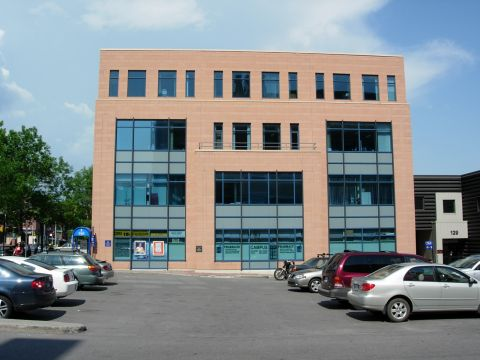
//> input picture Opencv-test/Opencv-test/building.jpg, 480 x 360 px
$ ./main   (built with g++ and OpenCV 4)
//> lines starting //> are read from the running program, lines starting //| are printed output that depends on the picture
//
//  main.cpp
//  Opencv-test
//
//  Created by 孟莹 on 16/2/10.
//  Copyright © 2016年 孟莹. All rights reserved.
//
#include "opencv2/core/core.hpp"
#include "opencv2/imgproc/imgproc.hpp"
#include "opencv2/highgui/highgui.hpp"
#include <iostream>
#include <opencv2/opencv.hpp>
#include <math.h>
#include <stdlib.h>
#include <stdio.h>
#include<opencv2/opencv.hpp>
#include<opencv/highgui.h>
#include<opencv/cv.h>


#define GAUS_LEVELS 9
#define Num_Of_Local_Maxima 12

#define GRAD_0 0
#define GRAD_45 1
#define GRAD_90 2
#define GRAD_135 3

using namespace std;

/*
 funktion: imshow
 description: display an image, wait until any keypress
 calls: imshow and waitKey
 input: an image(transformed in matrix)
 output: an image named TEST
 return: void
 others: no
*/

double angle2radian(const double &a){
    return a *  CV_PI / 180.;
}

void imshow(const cv::Mat &image)
{
    cv::imshow("TEST", image);
    cv::waitKey(0);
}

/*
 funktion: createGausParymids
 description: use it to create a Gaussian parymids of image src, named m with n levels.
 calls: cv::resize
 input:
    scr: an image(transformed in matrix);
    m: the name of the parymid;
    n: the whole level of this parymid.
 output: a parymid with n levels.
 return: void
 others: (640, 480) is the size I want to resize.
 */

//产生一个n层的高斯金字塔

void createGausParymids(const cv::Mat &src, vector<cv::Mat> &m, const int &n)
{
    cv::Mat p1;
    cv::resize(src, p1, cv::Size(640,480), 0, 0, CV_INTER_LINEAR);
    m.push_back(p1);
    cv::Mat dst;
    for(int i = 0;i < n - 1;i++)
    {
        pyrDown(p1, dst, cv::Size(p1.cols/2, p1.rows/2));
        p1 = dst;
        m.push_back(p1);
    }
}

/*
 funktion: showGausParymids
 description: to display a Gaussian parymid and the information of each level(width and height).
 calls: cv::imshow
 input:
    m: the name of a ceated parymid.
 output: the parymid m
 return: void
 others: no
 */

//显示所产生的高斯金字塔以及它的长宽

// [11 lines left out: function showGausParymids, not called in this run]

/*
 funktion: getLevelofGausParymids
 description: to get the image from the assigned level of parymid
 calls: no
 input:
    m: the name of the parymid;
    level: the image of which level you want to see.
 output: the image you want
 return: no
 others: no
 */

//得到具体某一层的图片信息

cv::Mat getLevelofGausParymids(const vector<cv::Mat> &m, const int &level)
{
    int n;
    if(level > m.size())
        n = m.size();
    else if (level < 0)
        n = 0;
    else
        n = level;
    return m[n];
}

/*
 funktion: getAGaborKernel
 description: this funktion is used to create a gabor kernel
 calls: no
 input:
    ksize: the size of the kernel;
    sigma: standard deviation of the Gaussian envelope, sigma = 0.56*lambd;
    theta: orientation (in this programm I need 0 grad, 45 grad, 90 grad, 135 grad);
    lambd: wavelength;
    gamma: spatial aspect ratio, usually 0.5;
    psi: phase offset.
 output: a gabor kernel
 return: kernel
 others: no
 */

//得到Gabor滤波器的核

cv::Mat getAGaborKernel(cv::Size ksize, double sigma, double theta, double lambd, double gamma, double 	psi )
{

    int x,y;
    double xtemp, ytemp, temp1, temp2;
    double m_sigma = sigma;
    double m_theta = angle2radian(theta);
    double m_lambd = lambd;
    double m_gamma = gamma;
    double m_psi = psi;
    cv::Mat kernel(ksize.width, ksize.height, CV_64F);


    for(int i = 0; i < ksize.height; i++)
    {
        for(int j = 0; j < ksize.width; j++)
        {
            x = j - ksize.width/2;
            y = ksize.height/2 - i ;

            xtemp = (double)x*cos(m_theta) + (double)y*sin(m_theta);
            ytemp = (double)y*cos(m_theta) - (double)x*sin(m_theta);

            temp1 = exp(-(pow(xtemp, 2)+ pow(m_gamma*ytemp, 2))/(2*pow(m_sigma, 2)));
            temp2 = cos(2*CV_PI*xtemp/m_lambd + m_psi);


            kernel.at<double>(i, j)= temp1 * temp2; //使用.at访问Matrix中的指定数据
        }

    }
    return kernel;
}

/*
 funktion: acrossScaleDiff
 description: caculate the acress scale difference between two images.
 calls: cv::resize, cv::absdiff
 input:
    scr1: input image 1;
    scr2: input image 2;
    dst: the result of across scale difference between scr1 and scr2.
 output: the result of across scale difference between scr1 and scr2
 return: void
 others: no
 */

//描述center-surround operation（across-scale difference）的具体操作; 将scr2变到和scr1一样的大小，然后进行点对点的减操作。

void acrossScaleDiff(const cv::Mat &scr1, const cv::Mat &scr2, cv::Mat &dst)
{
    double scale = 1;
    cv::Size ksize = cv::Size(scr1.cols * scale, scr1.rows * scale);

    cv::Mat temp = cv::Mat(ksize,CV_32F);
    cv::resize(scr2, temp, ksize, 0, 0, cv::INTER_LINEAR); //scr2通过插值法变得和scr1一样大，含有相同数目的像素值
    dst = abs(scr1 - temp);
   // cv::subtract(scr1, temp, dst); //对scr1和temp(变得和scr1一样大的scr2)进行逐点相减，取绝对值

}

/*
 funktion:
 description:
 calls:
 input:
 output:
 return:
 others:
 */
//找到矩阵中第二大的值，先找到最大值，然后取零，再找一遍最大值。
double FindSecondMaxima(cv::Mat I) //值传递，不能用const，因为里面的I用了两遍，第二遍的时候改变了，不能用&，因为不能改变，只是暂时改变，只需要值，不需要改变的矩阵。
{
    double minVal, maxVal,secondMaxima;
    double *minp = &minVal;
    double *maxp = &maxVal;
    double *secondMaxp = &secondMaxima;
    cv::minMaxLoc(I, minp, maxp);
    for(int i = 0; i < I.rows; i++)
    {
        for(int j = 0; j < I.cols; j++)
        {
            if(I.at<double>(i, j) == 1)
                I.at<double>(i, j) = 0;

        }
    }
    cv::minMaxLoc(I, minp, secondMaxp);
    return secondMaxima;

}

/*
 funktion:
 description:
 calls:
 input:
 output:
 return:
 others:
 */

void N_Operation(const cv::Mat &src, cv::Mat &temp)
{
    //cv::Mat temp;
    cv::Mat I;
    vector <cv::Mat> partOfOriginalImage;
    double localMaxima = 0.0;
    double localMaxima_avg = 0.0;

    //cv::normalize(src, dst, 1.0, 0.0, cv::NORM_MINMAX);
    cv::normalize(src, temp, 0, 1, cv::NORM_MINMAX, CV_64F);//归一化
    // [16 lines of commented-out code are left out]

    for (int r = 0; r < temp.rows; r += temp.rows/6 )
    {
        for (int c = 0; c < temp.cols; c += temp.cols/8 )
        {
            I = temp(cv::Range(r, min(r + temp.rows/6, temp.rows)), cv::Range(c, min(c + temp.cols/8, temp.cols)));

            partOfOriginalImage.push_back(I);
            localMaxima += FindSecondMaxima(I);


        }
    }

   //cout <<"原图被分成了"<< partOfOriginalImage.size() <<"份"<< endl;
   // cout << "第一份：" <<  teileVonOriginalImage[0] << endl;
    localMaxima_avg = localMaxima/Num_Of_Local_Maxima;
    //cout << "平均值为： " << localMaxima_avg << endl;
    for(int i = 0; i < temp.rows; i++)
    {
        for (int j = 0; j < temp.cols; j++)
        {
            temp.at<double>(i,j) = temp.at<double>(i,j) * pow((1-localMaxima_avg), 2);
        }
    }


}


cv::Mat change_size(const cv::Mat &src, float scale_number) //以后放在image的namespace中
{
    if(scale_number == 0)
        return src;
    cv::Size isize = cv::Size(src.cols * scale_number, src.rows * scale_number);
    cv::Mat dst = cv::Mat(isize,CV_32F);
    cv::resize(src, dst, dst.size(), 0, 0, cv::INTER_LINEAR);
    return dst;
}

// [8 lines of commented-out code are left out]

void across_scale_additon(cv::Mat &src1, const float &scale_number1, cv::Mat &src2, const float &scale_number2, cv::Mat &src3,
                          const float &scale_number3, cv::Mat &dst)
{
    cv::Mat temp1, temp2, temp3;
    temp1 = change_size(src1, scale_number1);
//  cout <<"temp1:"<< "(" << temp1.rows << "," << temp1.cols << ")"<<endl;
//  cout << "(" << src1.rows << "," << src1.cols << ")"<<endl;

    temp2 = change_size(src2, scale_number2);

    temp3 = change_size(src3, scale_number3);

    dst = temp1 + temp2 + temp3;

// [8 lines of commented-out code are left out]

}

int main(int argc, char* argv[])
{
    vector<cv::Mat> gausParymids;


    cv::Mat src = cv::imread("/Users/mengying/Masterarbeit/Opencv-test/Opencv-test/building.jpg");
//> src is the input picture: 360 rows x 480 cols, CV_8UC3; mean B, G, R 138.9, 136.4, 128.9
    imshow(src);

    createGausParymids(src, gausParymids, GAUS_LEVELS);
//> the loop in createGausParymids, `for(int i = 0;i < n - 1;i++)` made 8 passes
//> p1 on pass 8: [[178, 172, 155], [167, 165, 159]]
//  showGausParymids(gausParymids);
//    cout << "src: ("<< src.rows << "," << src.cols << ")"<< endl;
//    cout << "gausParymids: ("<< gausParymids[0].rows << "," << gausParymids[0].cols << ")"<< endl;


    //分离图像的I,R,G,B 特征值信息
    vector<cv::Mat> rgb_separate;
//  vector<vector<cv::Mat>> gausparymid_features;
    vector<cv::Mat> intensity_parymid;
    vector<cv::Mat> red_parymid;
    vector<cv::Mat> green_parymid;
    vector<cv::Mat> blue_parymid;
    vector<cv::Mat> yellow_parymid;


    cv::Mat I, R, G, B, Y;


    for(int i = 0; i < GAUS_LEVELS; i++)
    {
        cv::split(getLevelofGausParymids(gausParymids, i), rgb_separate);//split each feachure of the image,r:2,g:1,b:0.

        rgb_separate[0].convertTo(rgb_separate[0], CV_32FC1, 1.0/255.0);
        rgb_separate[1].convertTo(rgb_separate[1], CV_32FC1, 1.0/255.0);
        rgb_separate[2].convertTo(rgb_separate[2], CV_32FC1, 1.0/255.0);

        I = (rgb_separate[0] + rgb_separate[1] + rgb_separate[2])/3.0;
        for(int j = 0; j < I.rows; j++)
        {
            for (int k = 0; k < I.cols; k++)
            {
                if(I.at<float>(j,k) < 0 )
                    I.at<float>(j,k) = 0;
            }
        }


        R = rgb_separate[2] - (rgb_separate[1] + rgb_separate[0])/2.0;
        for(int j = 0; j < R.rows; j++)
        {
            for (int k = 0; k < R.cols; k++)
            {
                if(R.at<float>(j,k) < 0 )
                    R.at<float>(j,k) = 0;
            }
        }

        G = rgb_separate[1] - (rgb_separate[2] + rgb_separate[0])/2.0;
        for(int j = 0; j < G.rows; j++)
        {
            for (int k = 0; k < G.cols; k++)
            {
                if(G.at<float>(j,k) < 0 )
                    G.at<float>(j,k) = 0;
            }
        }

        B = rgb_separate[0] - (rgb_separate[1] + rgb_separate[2])/2.0;
        for(int j = 0; j < B.rows; j++)
        {
            for (int k = 0; k < B.cols; k++)
            {
                if(B.at<float>(j,k) < 0 )
                    B.at<float>(j,k) = 0;
            }
        }

        Y = (rgb_separate[1] + rgb_separate[2])/2.0 - abs(rgb_separate[1] - rgb_separate[2])/2.0 - rgb_separate[0];
        for(int j = 0; j < Y.rows; j++)
        {
            for (int k = 0; k < Y.cols; k++)
            {
                if(Y.at<float>(j,k) < 0 )
                    Y.at<float>(j,k) = 0;
            }
        }

// [8 lines of commented-out code are left out]

        intensity_parymid.push_back(I);
        red_parymid.push_back(R);
        green_parymid.push_back(G);
        blue_parymid.push_back(B);
        yellow_parymid.push_back(Y);

        rgb_separate.clear();

    }
//> this loop made 9 passes
//> pass 1, `R = rgb_separate[2] - (rgb_separate[1] + rgb_separate[0])/2.0;`:
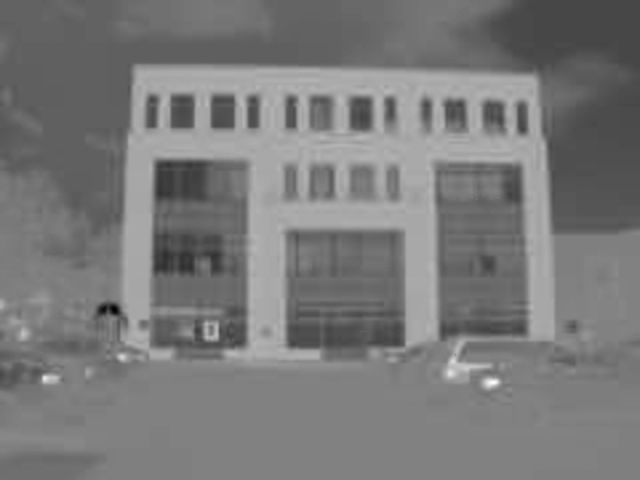
//> R: 480 rows x 640 cols, CV_32FC1; min -0.622, max 0.606, mean -0.0344; drawn with min black and max white
//> pass 1, `G = rgb_separate[1] - (rgb_separate[2] + rgb_separate[0])/2.0;`:
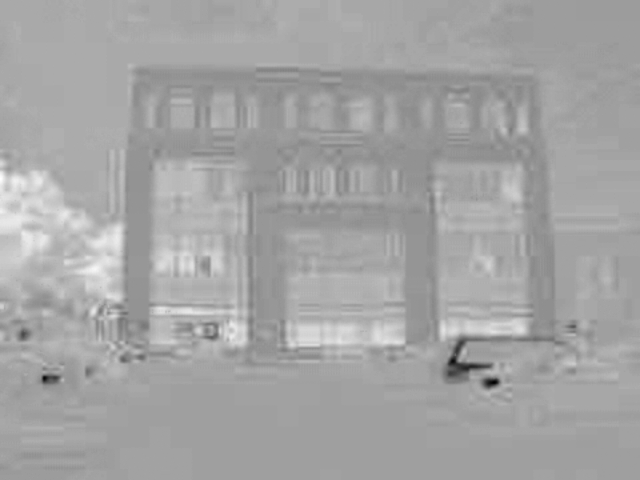
//> G: 480 rows x 640 cols, CV_32FC1; min -0.353, max 0.21, mean 0.00986; drawn with min black and max white
//> pass 1, `B = rgb_separate[0] - (rgb_separate[1] + rgb_separate[2])/2.0;`:
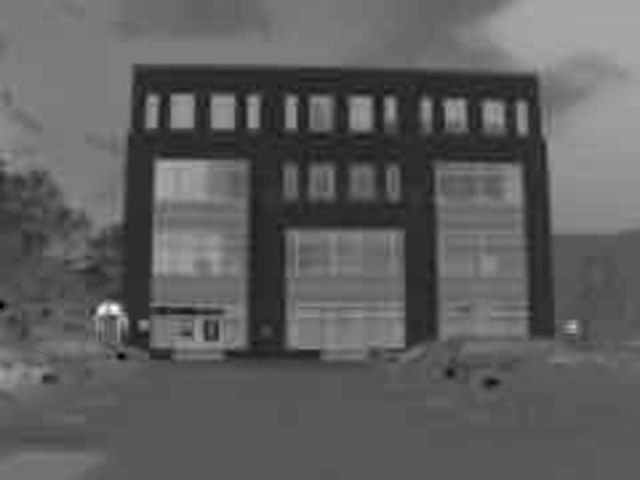
//> B: 480 rows x 640 cols, CV_32FC1; min -0.335, max 0.625, mean 0.0245; drawn with min black and max white
//> after the loop, R = [0, 0]; Y = [0, 0]
// [18 lines of commented-out code are left out]
    vector<cv::Mat> grad_parymids[4]; //grad_0_parymid, grad_45_parymid, grad_90_parymid, grad_135_parymid

    cv::Mat dst;

    for(int i = 0; i < 4; i++)
    {
        for(int j = 0; j < GAUS_LEVELS; j++)
        {
            //cv::filter2D(getLevelofGausParymids(intensity_parymid,i), dst, getLevelofGausParymids(intensity_parymid,i).depth(), getAGaborKernel(cv::Size(100,100), 100, 45*j, 10, 1.0, 0));

            cv::filter2D(getLevelofGausParymids(intensity_parymid,j), dst, getLevelofGausParymids(intensity_parymid,j).depth(), getAGaborKernel(cv::Size(10,10), 100, 45*i, 10, 1.0, 0));
            //cv::Size ksize, double sigma, double theta, double lambd, double gamma, double 	psi
            //cv::filter2D(getLevelofGausParymids(intensity_parymid,j), dst, -1, getAGaborKernel(cv::Size(31,31), 1, 45*i, 1.0, 0.02, 0));


            grad_parymids[i].push_back(dst);

        }

    }
//> after the loop, dst = [7.68, 7.66]; grad_parymids = 4 items
// [27 lines of commented-out code are left out]

    vector<cv::Mat> acrossScaleDiff_I;
    vector<cv::Mat> acrossScaleDiff_I_2;
    vector<cv::Mat> acrossScaleDiff_RG;
    vector<cv::Mat> acrossScaleDiff_RG_2;
    vector<cv::Mat> acrossScaleDiff_BY;
    vector<cv::Mat> acrossScaleDiff_BY_2;
    vector<cv::Mat> acrossScaleDiff_O;
    vector<cv::Mat> acrossScaleDiff_O_2;
    vector<cv::Mat> acrossScaleDiff_Features;
    cv::Mat temp1, temp2, temp3, temp4, temp_acrossScaleDiff, temp_acrossScaleDiff1, temp_acrossScaleDiff2, temp_acrossScaleDiff3, temp_acrossScaleDiff4, temp_acrossScaleDiff5, temp_acrossScaleDiff6, temp_acrossScaleDiff7;

    for(int c = 2; c < 5 ; c++)
    {
        temp1 = getLevelofGausParymids(red_parymid,c) - getLevelofGausParymids(green_parymid,c);
        temp3 = getLevelofGausParymids(blue_parymid,c) - getLevelofGausParymids(yellow_parymid,c);

        //int delta = 3;
        int s = c + 3;

        acrossScaleDiff(getLevelofGausParymids(intensity_parymid,c), getLevelofGausParymids(intensity_parymid,s), temp_acrossScaleDiff);
        acrossScaleDiff_I.push_back(temp_acrossScaleDiff);

        temp2 =getLevelofGausParymids(green_parymid,s) - getLevelofGausParymids(red_parymid,s);
        acrossScaleDiff(temp1, temp2, temp_acrossScaleDiff1);
        acrossScaleDiff_RG.push_back(temp_acrossScaleDiff1);

        temp4 = getLevelofGausParymids(yellow_parymid,s) - getLevelofGausParymids(blue_parymid,s);
        acrossScaleDiff(temp3, temp4, temp_acrossScaleDiff2);
        acrossScaleDiff_BY.push_back(temp_acrossScaleDiff2);

        for(int i = 0; i < 4; i++)
        {
            acrossScaleDiff(getLevelofGausParymids(grad_parymids[i],c), getLevelofGausParymids(grad_parymids[i],s), temp_acrossScaleDiff3);
            acrossScaleDiff_O.push_back(temp_acrossScaleDiff3);
        }


    }
//> this loop made 3 passes
//> pass 1, in acrossScaleDiff, `dst = abs(scr1 - temp);`:
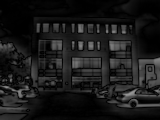
//> dst: 120 rows x 160 cols, CV_32FC1; min 0, max 0.585, mean 0.1
// [9 lines of commented-out code are left out]


    for(int c = 2; c < 5 ; c++)
    {
        temp1 = getLevelofGausParymids(red_parymid,c) - getLevelofGausParymids(green_parymid,c);
        temp3 = getLevelofGausParymids(blue_parymid,c) - getLevelofGausParymids(yellow_parymid,c);

        //int delta_2 = 4;
        int s = c + 4;

        acrossScaleDiff(getLevelofGausParymids(intensity_parymid,c), getLevelofGausParymids(intensity_parymid,s), temp_acrossScaleDiff4);
        acrossScaleDiff_I_2.push_back(temp_acrossScaleDiff4);

        temp2 =getLevelofGausParymids(green_parymid,s) - getLevelofGausParymids(red_parymid,s);
        acrossScaleDiff(temp1, temp2, temp_acrossScaleDiff5);
        acrossScaleDiff_RG_2.push_back(temp_acrossScaleDiff5);

        temp4 = getLevelofGausParymids(yellow_parymid,s) - getLevelofGausParymids(blue_parymid,s);
        acrossScaleDiff(temp3, temp4, temp_acrossScaleDiff6);
        acrossScaleDiff_BY_2.push_back(temp_acrossScaleDiff6);

        for(int i = 0; i < 4; i++)
        {
            acrossScaleDiff(getLevelofGausParymids(grad_parymids[i],c), getLevelofGausParymids(grad_parymids[i],s), temp_acrossScaleDiff7);
            acrossScaleDiff_O_2.push_back(temp_acrossScaleDiff7);
        }


    }
//> this loop made 3 passes
//> (temp2, temp4) on pass 3: ([0.0216, 0.00784], [-0.0569, -0.0196])
//> pass 1, in acrossScaleDiff (call 11), `dst = abs(scr1 - temp);`:
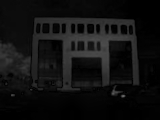
//> dst: 120 rows x 160 cols, CV_32FC1; min 0, max 0.398, mean 0.0652
// [26 lines of commented-out code are left out]
    vector<cv::Mat> normalize_acrossScaleDiff_I;
    vector<cv::Mat> normalize_acrossScaleDiff_RG;
    vector<cv::Mat> normalize_acrossScaleDiff_BY;
    vector<cv::Mat> normalize_acrossScaleDiff_O;
    vector<cv::Mat> tempVector;
    vector<vector<cv::Mat>>normalize_arossScaleDiff_O_Grad;
    cv::Mat temp5, temp6, temp7, temp8;


    for(int j = 0; j < 3; j++)
    {
        N_Operation(acrossScaleDiff_I[j], temp5);
        normalize_acrossScaleDiff_I.push_back(temp5);
        N_Operation(acrossScaleDiff_RG[j], temp6);
        normalize_acrossScaleDiff_RG.push_back(temp6);
        N_Operation(acrossScaleDiff_BY[j], temp7);
        normalize_acrossScaleDiff_BY.push_back(temp7);
    }
//  根据角度分成了四个Vector，每个Vector有三个元素。
    for (int  i = 0; i < 4; i++)
    {
        for (int j = 0; j < 3; j++)
        {
            N_Operation(acrossScaleDiff_O[i+j*4], temp8);
            tempVector.push_back(temp8);

        }
      normalize_arossScaleDiff_O_Grad.push_back(tempVector);
      tempVector.clear();
    }
    // [8 lines of commented-out code are left out]


    cv::Mat temp9, temp10, temp11, temp12, temp_0, temp_45, temp_90, temp_135;
    cv::Mat I_mean,  N_I_mean;
    across_scale_additon(normalize_acrossScaleDiff_I[0], 1.0/4.0, normalize_acrossScaleDiff_I[1], 1.0/2.0, normalize_acrossScaleDiff_I[2], 1.0, I_mean);

    N_Operation(I_mean, N_I_mean);
//    imshow(N_I_mean);
//
//
    cv::Mat dst1, dst2, dst3, dst4;
    cv::Mat C_mean, N_C_mean;
    temp10 = normalize_acrossScaleDiff_RG[0] + normalize_acrossScaleDiff_BY[0];
    temp11 = normalize_acrossScaleDiff_RG[1] + normalize_acrossScaleDiff_BY[1];
    temp12 = normalize_acrossScaleDiff_RG[2] + normalize_acrossScaleDiff_BY[2];
    across_scale_additon(temp10, 1.0/4.0, temp11, 1.0/2.0, temp12, 1.0, C_mean);


    //cout << "(" << dst1.rows << "," << dst1.cols << ")";
    N_Operation(C_mean, N_C_mean);


    across_scale_additon(normalize_arossScaleDiff_O_Grad[0][0], 1.0/4.0,
                         normalize_arossScaleDiff_O_Grad[0][1], 1.0/2.0,
                         normalize_arossScaleDiff_O_Grad[0][2], 1.0,
                         temp_0);
    N_Operation(temp_0, dst2);


    across_scale_additon(normalize_arossScaleDiff_O_Grad[1][0], 1.0/4.0,
                         normalize_arossScaleDiff_O_Grad[1][1], 1.0/2.0,
                         normalize_arossScaleDiff_O_Grad[1][2], 1.0,
                         temp_45);
    N_Operation(temp_45, dst3);

    across_scale_additon(normalize_arossScaleDiff_O_Grad[2][0], 1.0/4.0,
                         normalize_arossScaleDiff_O_Grad[2][1], 1.0/2.0,
                         normalize_arossScaleDiff_O_Grad[2][2], 1.0,
                         temp_90);
    N_Operation(temp_90, dst4);

    across_scale_additon(normalize_arossScaleDiff_O_Grad[3][0], 1.0/4.0,
                         normalize_arossScaleDiff_O_Grad[3][1], 1.0/2.0,
                         normalize_arossScaleDiff_O_Grad[3][2], 1.0,
                         temp_90);
    N_Operation(temp_90, dst4);

    cv::Mat N_O_mean;
    cv::Mat O_mean = dst2 + dst3 + dst4;
    N_Operation(O_mean, N_O_mean);


    cv::Mat S = (N_I_mean +  N_C_mean +  N_O_mean)/3.0;
    imshow(getLevelofGausParymids(gausParymids, 0));
    cv::Mat N_I_mean_, N_C_mean_, N_O_mean_;

    cv::resize(N_I_mean, N_I_mean_, cv::Size(640,480), 0, 0, CV_INTER_LINEAR);
    cv::resize(N_C_mean, N_C_mean_, cv::Size(640,480), 0, 0, CV_INTER_LINEAR);
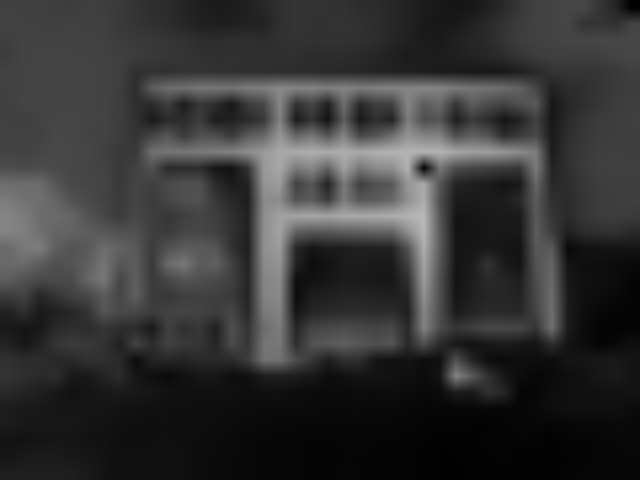
//> N_C_mean_: 480 rows x 640 cols, CV_64FC1; min 0, max 0.721, mean 0.211
    cv::resize(N_O_mean, N_O_mean_, cv::Size(640,480), 0, 0, CV_INTER_LINEAR);

//    imshow(N_C_mean_);
//    imshow(N_I_mean_);
//    imshow(N_O_mean_);
    imshow(S);
    cv::Mat S_;

    cv::resize(S, S_, cv::Size(640,480), 0, 0, CV_INTER_LINEAR);
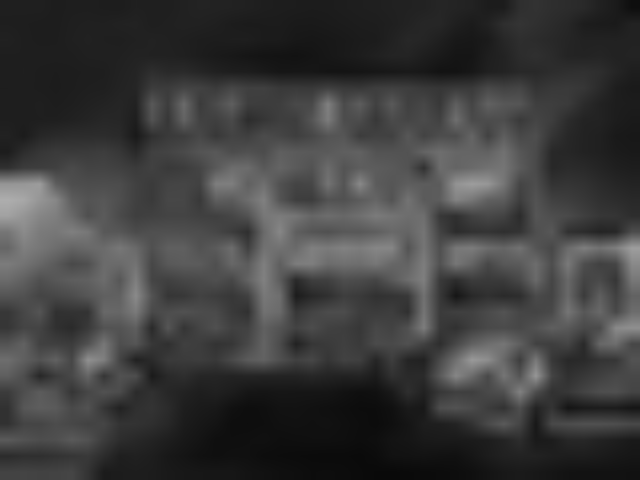
//> S_: 480 rows x 640 cols, CV_64FC1; min 0.0366, max 0.681, mean 0.241
    imshow(S_);
//
//
//
//
//
//
//
//


    return 0;
}
